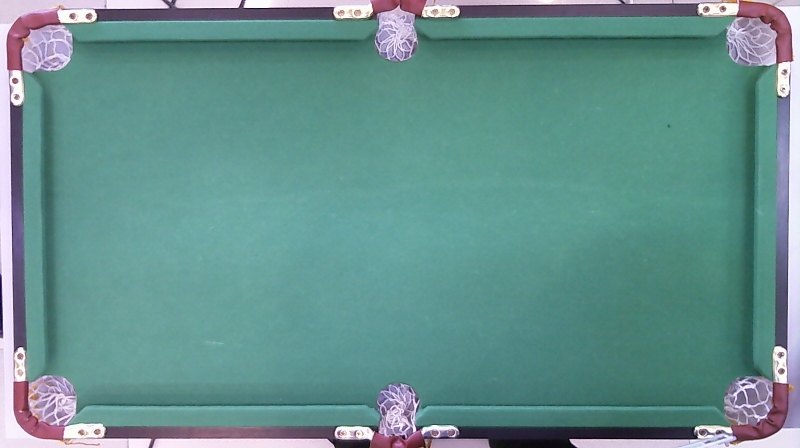
%> input picture nb9.jpg, 1600 x 896 px (shown at 1/2 size)
$ octave day1.m   (GNU Octave 9; MATLAB toolbox functions it lacks are replaced by stand-ins)
%> lines starting %> are read from the running program, lines starting %| are printed output that depends on the picture
### intersections.m
function [x0,y0,iout,jout] = intersections(x1,y1,x2,y2,robust)
%INTERSECTIONS Intersections of curves.
%   Computes the (x,y) locations where two curves intersect.  The curves
%   can be broken with NaNs or have vertical segments.
%
% Example:
%   [X0,Y0] = intersections(X1,Y1,X2,Y2,ROBUST);
%
% where X1 and Y1 are equal-length vectors of at least two points and
% represent curve 1.  Similarly, X2 and Y2 represent curve 2.
% X0 and Y0 are column vectors containing the points at which the two
% curves intersect.
%
% ROBUST (optional) set to 1 or true means to use a slight variation of the
% algorithm that might return duplicates of some intersection points, and
% then remove those duplicates.  The default is true, but since the
% algorithm is slightly slower you can set it to false if you know that
% your curves don't intersect at any segment boundaries.  Also, the robust
% version properly handles parallel and overlapping segments.
%
% The algorithm can return two additional vectors that indicate which
% segment pairs contain intersections and where they are:
%
%   [X0,Y0,I,J] = intersections(X1,Y1,X2,Y2,ROBUST);
%
% For each element of the vector I, I(k) = (segment number of (X1,Y1)) +
% (how far along this segment the intersection is).  For example, if I(k) =
% 45.25 then the intersection lies a quarter of the way between the line
% segment connecting (X1(45),Y1(45)) and (X1(46),Y1(46)).  Similarly for
% the vector J and the segments in (X2,Y2).
%
% You can also get intersections of a curve with itself.  Simply pass in
% only one curve, i.e.,
%
%   [X0,Y0] = intersections(X1,Y1,ROBUST);
%
% where, as before, ROBUST is optional.

% Version: 1.12, 27 January 2010
% Author:  Douglas M. Schwarz
% Email:   dmschwarz=ieee*org, dmschwarz=urgrad*rochester*edu
% Real_email = regexprep(Email,{'=','*'},{'@','.'})


% Theory of operation:
%
% Given two line segments, L1 and L2,
%
%   L1 endpoints:  (x1(1),y1(1)) and (x1(2),y1(2))
%   L2 endpoints:  (x2(1),y2(1)) and (x2(2),y2(2))
%
% we can write four equations with four unknowns and then solve them.  The
% four unknowns are t1, t2, x0 and y0, where (x0,y0) is the intersection of
% L1 and L2, t1 is the distance from the starting point of L1 to the
% intersection relative to the length of L1 and t2 is the distance from the
% starting point of L2 to the intersection relative to the length of L2.
%
% So, the four equations are
%
%    (x1(2) - x1(1))*t1 = x0 - x1(1)
%    (x2(2) - x2(1))*t2 = x0 - x2(1)
%    (y1(2) - y1(1))*t1 = y0 - y1(1)
%    (y2(2) - y2(1))*t2 = y0 - y2(1)
%
% Rearranging and writing in matrix form,
%
%  [x1(2)-x1(1)       0       -1   0;      [t1;      [-x1(1);
%        0       x2(2)-x2(1)  -1   0;   *   t2;   =   -x2(1);
%   y1(2)-y1(1)       0        0  -1;       x0;       -y1(1);
%        0       y2(2)-y2(1)   0  -1]       y0]       -y2(1)]
%
% Let's call that A*T = B.  We can solve for T with T = A\B.
%
% Once we have our solution we just have to look at t1 and t2 to determine
% whether L1 and L2 intersect.  If 0 <= t1 < 1 and 0 <= t2 < 1 then the two
% line segments cross and we can include (x0,y0) in the output.
%
% In principle, we have to perform this computation on every pair of line
% segments in the input data.  This can be quite a large number of pairs so
% we will reduce it by doing a simple preliminary check to eliminate line
% segment pairs that could not possibly cross.  The check is to look at the
% smallest enclosing rectangles (with sides parallel to the axes) for each
% line segment pair and see if they overlap.  If they do then we have to
% compute t1 and t2 (via the A\B computation) to see if the line segments
% cross, but if they don't then the line segments cannot cross.  In a
% typical application, this technique will eliminate most of the potential
% line segment pairs.


% Input checks.
error(nargchk(2,5,nargin))

% Adjustments when fewer than five arguments are supplied.
switch nargin
	case 2
		robust = true;
		x2 = x1;
		y2 = y1;
		self_intersect = true;
	case 3
		robust = x2;
		x2 = x1;
		y2 = y1;
		self_intersect = true;
	case 4
		robust = true;
		self_intersect = false;
	case 5
		self_intersect = false;
end

% x1 and y1 must be vectors with same number of points (at least 2).
if sum(size(x1) > 1) ~= 1 || sum(size(y1) > 1) ~= 1 || ...
		length(x1) ~= length(y1)
	error('X1 and Y1 must be equal-length vectors of at least 2 points.')
end
% x2 and y2 must be vectors with same number of points (at least 2).
if sum(size(x2) > 1) ~= 1 || sum(size(y2) > 1) ~= 1 || ...
		length(x2) ~= length(y2)
	error('X2 and Y2 must be equal-length vectors of at least 2 points.')
end


% Force all inputs to be column vectors.
x1 = x1(:);
y1 = y1(:);
x2 = x2(:);
y2 = y2(:);

% Compute number of line segments in each curve and some differences we'll
% need later.
n1 = length(x1) - 1;
n2 = length(x2) - 1;
xy1 = [x1 y1];
xy2 = [x2 y2];
dxy1 = diff(xy1);
dxy2 = diff(xy2);

% Determine the combinations of i and j where the rectangle enclosing the
% i'th line segment of curve 1 overlaps with the rectangle enclosing the
% j'th line segment of curve 2.
[i,j] = find(repmat(min(x1(1:end-1),x1(2:end)),1,n2) <= ...
	repmat(max(x2(1:end-1),x2(2:end)).',n1,1) & ...
	repmat(max(x1(1:end-1),x1(2:end)),1,n2) >= ...
	repmat(min(x2(1:end-1),x2(2:end)).',n1,1) & ...
	repmat(min(y1(1:end-1),y1(2:end)),1,n2) <= ...
	repmat(max(y2(1:end-1),y2(2:end)).',n1,1) & ...
	repmat(max(y1(1:end-1),y1(2:end)),1,n2) >= ...
	repmat(min(y2(1:end-1),y2(2:end)).',n1,1));

% Force i and j to be column vectors, even when their length is zero, i.e.,
% we want them to be 0-by-1 instead of 0-by-0.
i = reshape(i,[],1);
j = reshape(j,[],1);

% Find segments pairs which have at least one vertex = NaN and remove them.
% This line is a fast way of finding such segment pairs.  We take
% advantage of the fact that NaNs propagate through calculations, in
% particular subtraction (in the calculation of dxy1 and dxy2, which we
% need anyway) and addition.
% At the same time we can remove redundant combinations of i and j in the
% case of finding intersections of a line with itself.
if self_intersect
	remove = isnan(sum(dxy1(i,:) + dxy2(j,:),2)) | j <= i + 1;
else
	remove = isnan(sum(dxy1(i,:) + dxy2(j,:),2));
end
i(remove) = [];
j(remove) = [];

% Initialize matrices.  We'll put the T's and B's in matrices and use them
% one column at a time.  AA is a 3-D extension of A where we'll use one
% plane at a time.
n = length(i);
T = zeros(4,n);
AA = zeros(4,4,n);
AA([1 2],3,:) = -1;
AA([3 4],4,:) = -1;
AA([1 3],1,:) = dxy1(i,:).';
AA([2 4],2,:) = dxy2(j,:).';
B = -[x1(i) x2(j) y1(i) y2(j)].';

% Loop through possibilities.  Trap singularity warning and then use
% lastwarn to see if that plane of AA is near singular.  Process any such
% segment pairs to determine if they are colinear (overlap) or merely
% parallel.  That test consists of checking to see if one of the endpoints
% of the curve 2 segment lies on the curve 1 segment.  This is done by
% checking the cross product
%
%   (x1(2),y1(2)) - (x1(1),y1(1)) x (x2(2),y2(2)) - (x1(1),y1(1)).
%
% If this is close to zero then the segments overlap.

% If the robust option is false then we assume no two segment pairs are
% parallel and just go ahead and do the computation.  If A is ever singular
% a warning will appear.  This is faster and obviously you should use it
% only when you know you will never have overlapping or parallel segment
% pairs.

if robust
	overlap = false(n,1);
	warning_state = warning('off','MATLAB:singularMatrix');
	% Use try-catch to guarantee original warning state is restored.
	try
		lastwarn('')
		for k = 1:n
			T(:,k) = AA(:,:,k)\B(:,k);
			[unused,last_warn] = lastwarn;
			lastwarn('')
			if strcmp(last_warn,'MATLAB:singularMatrix')
				% Force in_range(k) to be false.
				T(1,k) = NaN;
				% Determine if these segments overlap or are just parallel.
				overlap(k) = rcond([dxy1(i(k),:);xy2(j(k),:) - xy1(i(k),:)]) < eps;
			end
		end
		warning(warning_state)
	catch err
		warning(warning_state)
		rethrow(err)
	end
	% Find where t1 and t2 are between 0 and 1 and return the corresponding
	% x0 and y0 values.
	in_range = (T(1,:) >= 0 & T(2,:) >= 0 & T(1,:) <= 1 & T(2,:) <= 1).';
	% For overlapping segment pairs the algorithm will return an
	% intersection point that is at the center of the overlapping region.
	if any(overlap)
		ia = i(overlap);
		ja = j(overlap);
		% set x0 and y0 to middle of overlapping region.
		T(3,overlap) = (max(min(x1(ia),x1(ia+1)),min(x2(ja),x2(ja+1))) + ...
			min(max(x1(ia),x1(ia+1)),max(x2(ja),x2(ja+1)))).'/2;
		T(4,overlap) = (max(min(y1(ia),y1(ia+1)),min(y2(ja),y2(ja+1))) + ...
			min(max(y1(ia),y1(ia+1)),max(y2(ja),y2(ja+1)))).'/2;
		selected = in_range | overlap;
	else
		selected = in_range;
	end
	xy0 = T(3:4,selected).';

	% Remove duplicate intersection points.
	[xy0,index] = unique(xy0,'rows');
	x0 = xy0(:,1);
	y0 = xy0(:,2);

	% Compute how far along each line segment the intersections are.
	if nargout > 2
		sel_index = find(selected);
		sel = sel_index(index);
		iout = i(sel) + T(1,sel).';
		jout = j(sel) + T(2,sel).';
	end
else % non-robust option
	for k = 1:n
		[L,U] = lu(AA(:,:,k));
		T(:,k) = U\(L\B(:,k));
	end

	% Find where t1 and t2 are between 0 and 1 and return the corresponding
	% x0 and y0 values.
	in_range = (T(1,:) >= 0 & T(2,:) >= 0 & T(1,:) < 1 & T(2,:) < 1).';
	x0 = T(3,in_range).';
	y0 = T(4,in_range).';

	% Compute how far along each line segment the intersections are.
	if nargout > 2
		iout = i(in_range) + T(1,in_range).';
		jout = j(in_range) + T(2,in_range).';
	end
end

% Plot the results (useful for debugging).
 plot(x1,y1,x2,y2,x0,y0,'ok');
 disp(x0);
disp(y0);

### day1.m
a=imread('nb9.jpg');
%> a is the input picture: size 896x1600x3 uint8; mean R, G, B 101.9, 144.9, 142.5
%a=imgaussfilt(a,2);
b=rgb2gray(a);
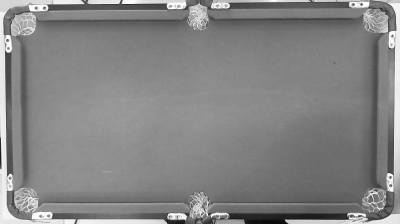
%> b: size 896x1600 uint8 (shown at 1/4 size); min 1, max 255, mean 131.8
c=edge(b,'canny',[0.05 0.14],3);
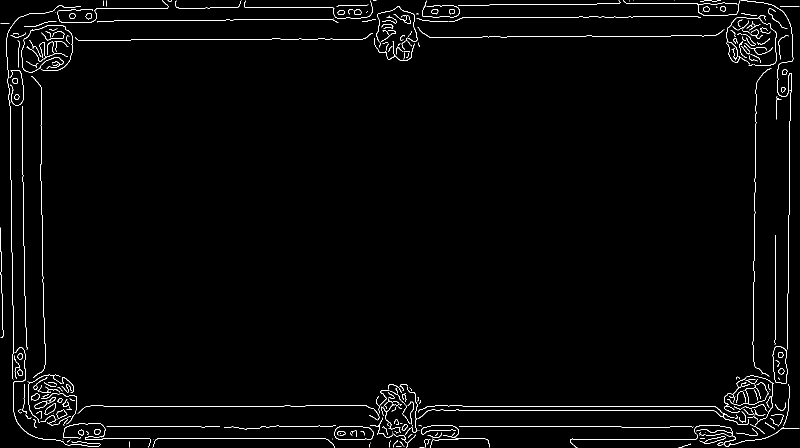
%> c: size 896x1600 logical (shown at 1/2 size); 1.7% white in thin lines or dots
figure,imshow(c),hold on;
[H,T,R]=hough(c);
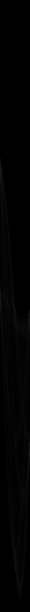
%> H: size 3667x180 double (shown at 1/6 size); min 0, max 711, mean 6.5; drawn with min black and max white
%> T = 180 values from -90 to 89; R = 3667 values from -1833 to 1833
figure,imshow(H, [], 'XData',T,'YData',R,'InitialMagnification','fit');
xlabel('\theta'),ylabel('\rho');
axis on,axis normal, hold on;
P=houghpeaks(H,20,'Threshold',150);
%> P = [1022 1; 957 1; 1849 90; 1762 1; 1800 1; 3419 92; 1910 90; 3350 92]
x=T(P(:,2));
%> x = [-90 -90 -1 -90 -90 1 -1 1]
y=R(P(:,1));
%> y = [-812 -877 15 -72 -34 1585 76 1516]
plot(x,y,'s','color','white');
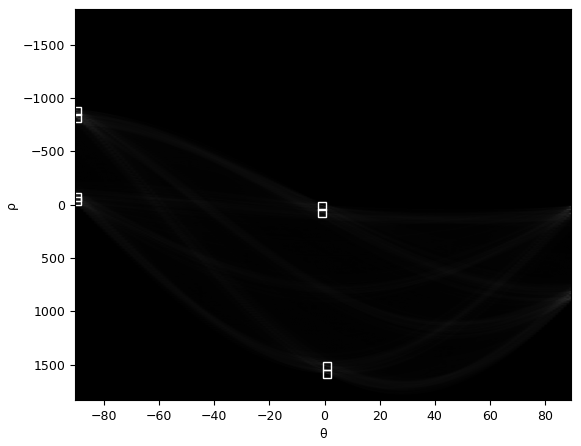
%> figure redrawn from the program's plot data
lines=houghlines(c,T,R,P,'FillGap',700,'MinLength',500);
%> lines = 8 lines; point1 to point2 (x, y): (15, 73) to (1585, 73), (27, 813) to (1578, 813), (39, 35) to (1574, 35), (81, 878) to (1528, 878), (77, 27) to (92, 879), (1571, 857) to (1586, 14), (1502, 850) to (1517, 36), (17, 48) to (31, 836)
figure,imshow(a),hold on;
% [15 lines of commented-out code are left out]
a=0;
b=1600;
c=-896;
d=0;
for k= 1:length(lines)
if((lines(k).rho)>-448 && ((lines(k).theta)==-90||(lines(k).theta)==-89||(lines(k).theta)==-91))
   %disp(1);
    if((lines(k).rho)<a)
        %disp(11);
        a=lines(k).rho;
        xy1=[lines(k).point1;lines(k).point2];
    end;
elseif((lines(k).rho)>800 && ((lines(k).theta)==0||(lines(k).theta)==1||(lines(k).theta)==-1))
    %disp(2);
    if((lines(k).rho)<b)
        %disp(22);
        b=lines(k).rho;
        xy2=[lines(k).point1;lines(k).point2];
    end;
elseif((lines(k).rho)<-448 && ((lines(k).theta)==-90||(lines(k).theta)==-91||(lines(k).theta)==-89))
    %disp(3);
    if((lines(k).rho)>c)
        %disp(33);
        c=lines(k).rho;
        xy3=[lines(k).point1;lines(k).point2];
    end;
elseif((lines(k).rho)<800 && ((lines(k).theta)==0||(lines(k).theta)==1||(lines(k).theta)==-1))
    %disp(4);
    if((lines(k).rho)>d)
        %disp(44);
        d=lines(k).rho;
        xy4=[lines(k).point1;lines(k).point2];
    end;
end;
end;
%> this loop made 8 passes
%> (d, xy4) on passes 3, 7: (15, [17 48; 31 836]), (76, [77 27; 92 879])
plot(xy1(:,1),xy1(:,2),'LineWidth',1,'Color','green');
plot(xy2(:,1),xy2(:,2),'LineWidth',1,'Color','green');
plot(xy3(:,1),xy3(:,2),'LineWidth',1,'Color','green');
plot(xy4(:,1),xy4(:,2),'LineWidth',1,'Color','green');

% [6 lines of commented-out code are left out]


l1=[xy2(1,1) xy2(1,2)  xy2(2,1) xy2(2,2)];l2=[xy1(1,1) xy1(1,2)  xy1(2,1) xy1(2,2)];
%> after `l1=[xy2(1,1) xy2(1,2) xy2(2,1) xy2(2,2)]`: l1 = [1502 850 1517 36]
%> after `l2=[xy1(1,1) xy1(1,2) xy1(2,1) xy1(2,2)]`: l2 = [15 73 1585 73]
X1=[xy2(1,1) xy2(2,1)];
%> X1 = [1502 1517]
Y1=[xy2(1,2) xy2(2,2)];
%> Y1 = [850 36]
X2=[xy1(1,1) xy1(2,1)];
%> X2 = [15 1585]
Y2=[xy1(1,2) xy1(2,2)];
%> Y2 = [73 73]
[x0,y0,iout,jout]=intersections(X1,Y1,X2,Y2,0);
%> in intersections, `x1 = x1(:);`: x1 = [1502; 1517]
%> in intersections, `y1 = y1(:);`: y1 = [850; 36]
%> in intersections, `x2 = x2(:);`: x2 = [15; 1585]
%> in intersections, `y2 = y2(:);`: y2 = [73; 73]
%> in intersections, `n1 = length(x1) - 1;`: n1 = 1
%> in intersections, `xy1 = [x1 y1];`: xy1 = [1502 850; 1517 36]
%> in intersections, `xy2 = [x2 y2];`: xy2 = [15 73; 1585 73]
%> in intersections, `dxy1 = diff(xy1);`: dxy1 = [15 -814]
%> in intersections, `dxy2 = diff(xy2);`: dxy2 = [1570 0]
%> in intersections, `[i,j] = find(repmat(min(x1(1:end-1),x1(2:end)),1,n2) <= repmat(max(x2(..`: i = 1
%> in intersections, `remove = isnan(sum(dxy1(i,:) + dxy2(j,:),2));`: remove = false
%> in intersections, `n = length(i);`: n = 1
%> in intersections, `B = -[x1(i) x2(j) y1(i) y2(j)].';`: B = [-1502; -15; -850; -73]
%> the loop in intersections, `for k = 1:n` made 1 pass
%> after the loop in intersections, `for k = 1:n`: T = [0.955; 0.956; 1516.3; 73]
%> in intersections, `in_range = (T(1,:) >= 0 & T(2,:) >= 0 & T(1,:) < 1 & T(2,:) < 1).';`: in_range = true
%> in intersections, `x0 = T(3,in_range).';`: x0 = 1516.3
%> in intersections, `y0 = T(4,in_range).';`: y0 = 73
%> in intersections, `iout = i(in_range) + T(1,in_range).';`: iout = 1.95
%> in intersections, `jout = j(in_range) + T(2,in_range).';`: jout = 1.96
%| 1516.3
%| 73
%> x0 = 1516.3; y0 = 73; iout = 1.95; jout = 1.96
X1=[xy3(1,1) xy3(2,1)];
%> X1 = [27 1578]
Y1=[xy3(1,2) xy3(2,2)];
%> Y1 = [813 813]
X2=[xy2(1,1) xy2(2,1)];
%> X2 = [1502 1517]
Y2=[xy2(1,2) xy2(2,2)];
%> Y2 = [850 36]
[x0,y0,iout,jout]=intersections(X1,Y1,X2,Y2,0);
%> the loop in intersections (call 2), `for k = 1:n` made 1 pass
%| 1502.7
%| 813
%> x0 = 1502.7; y0 = 813; jout = 1.05
X1=[xy4(1,1) xy4(2,1)];
%> X1 = [77 92]
Y1=[xy4(1,2) xy4(2,2)];
%> Y1 = [27 879]
X2=[xy3(1,1) xy3(2,1)];
%> X2 = [27 1578]
Y2=[xy3(1,2) xy3(2,2)];
%> Y2 = [813 813]
[x0,y0,iout,jout]=intersections(X1,Y1,X2,Y2,0);
%| 90.838
%| 813
%> x0 = 90.84; iout = 1.92; jout = 1.04
X1=[xy1(1,1) xy1(2,1)];
%> X1 = [15 1585]
Y1=[xy1(1,2) xy1(2,2)];
%> Y1 = [73 73]
X2=[xy4(1,1) xy4(2,1)];
%> X2 = [77 92]
Y2=[xy4(1,2) xy4(2,2)];
%> Y2 = [27 879]
[x0,y0,iout,jout]=intersections(X1,Y1,X2,Y2,0);
%| 77.810
%| 73
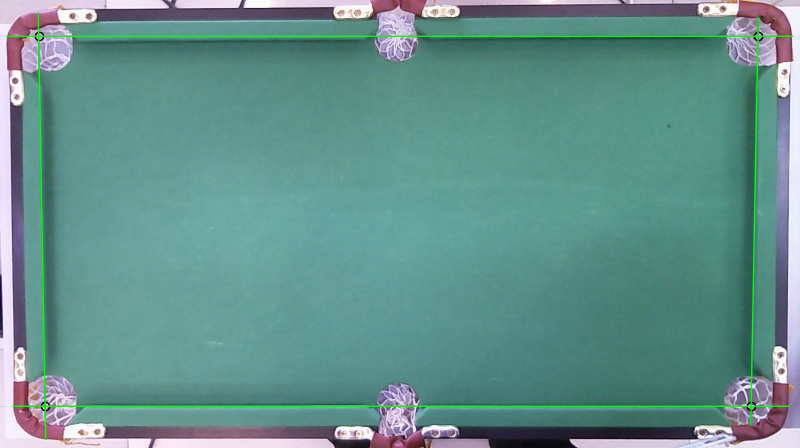
%> figure redrawn from the program's plot data; shown at 1/2 size
%> x0 = 77.81; y0 = 73; iout = 1.04; jout = 1.05

$ run again, with nb1.jpg copied over nb9.jpg
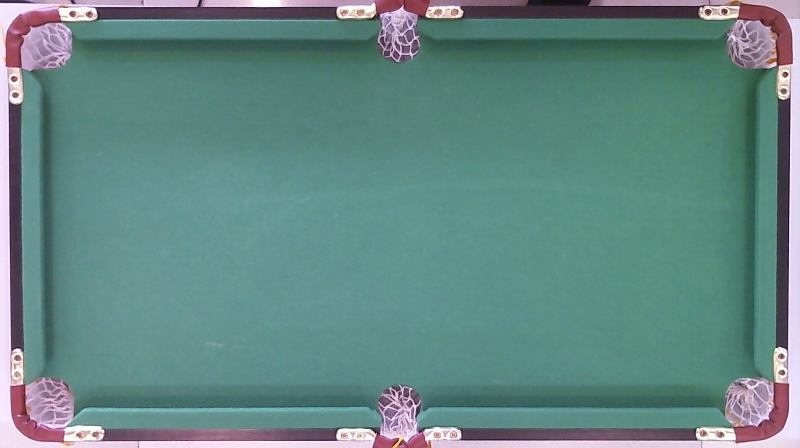
%> input picture nb1.jpg, 1600 x 896 px (shown at 1/2 size)
%> a is the input picture: size 896x1600x3 uint8; mean R, G, B 99.9, 135.9, 132
%> `c=edge(b,'canny',[0.05 0.14],3);`:
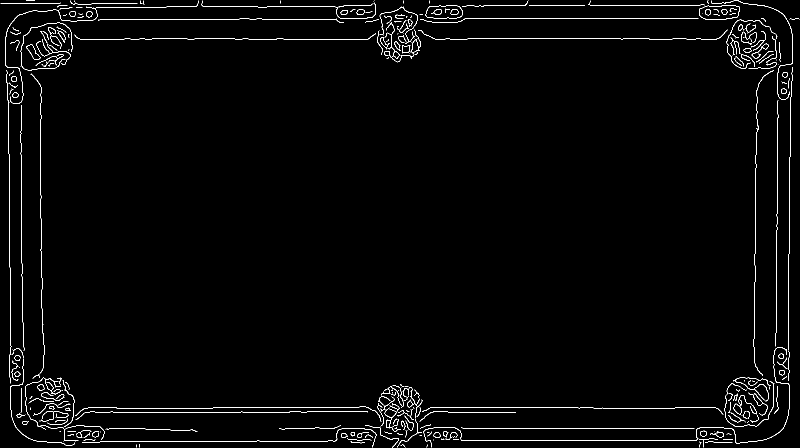
%> c: size 896x1600 logical (shown at 1/2 size); 1.7% white in thin lines or dots
%> `[H,T,R]=hough(c);`: T = 180 values from -90 to 89; R = 3667 values from -1833 to 1833
%> P = [1019 1; 1757 1; 953 1; 1796 1; 1876 91; 3419 92; 3352 92; 1916 91]
%> x = [-90 -90 -90 -90 0 1 1 0]
%> y = [-815 -77 -881 -38 42 1585 1518 82]
%> lines = 8 lines; point1 to point2 (x, y): (12, 78) to (1585, 78), (29, 39) to (1599, 39), (22, 816) to (1579, 816), (70, 882) to (1522, 882), (83, 8) to (83, 884), (43, 7) to (43, 867), (1571, 848) to (1586, 39), (1504, 851) to (1519, 42)
%> the loop `for k= 1:length(lines)` made 8 passes
%> (d, xy4) on passes 5, 8: (42, [43 7; 43 867]), (82, [83 8; 83 884])
%> l1 = [1504 851 1519 42]
%> l2 = [12 78 1585 78]
%> `X1=[xy2(1,1) xy2(2,1)];`: X1 = [1504 1519]
%> `Y1=[xy2(1,2) xy2(2,2)];`: Y1 = [851 42]
%> `X2=[xy1(1,1) xy1(2,1)];`: X2 = [12 1585]
%> `Y2=[xy1(1,2) xy1(2,2)];`: Y2 = [78 78]
%> x1 = [1504; 1519]
%> y1 = [851; 42]
%> x2 = [12; 1585]
%> y2 = [78; 78]
%> n1 = 1
%> in intersections, `xy1 = [x1 y1];`: xy1 = [1504 851; 1519 42]
%> in intersections, `xy2 = [x2 y2];`: xy2 = [12 78; 1585 78]
%> dxy1 = [15 -809]
%> dxy2 = [1573 0]
%> i = 1
%> remove = false
%> n = 1
%> B = [-1504; -12; -851; -78]
%> the loop in intersections, `for k = 1:n` made 1 pass
%> after the loop in intersections, `for k = 1:n`: T = [0.956; 0.958; 1518.3; 78]
%> in_range = true
%> in intersections, `x0 = T(3,in_range).';`: x0 = 1518.3
%> in intersections, `y0 = T(4,in_range).';`: y0 = 78
%> in intersections, `iout = i(in_range) + T(1,in_range).';`: iout = 1.96
%| 1518.3
%| 78
%> `[x0,y0,iout,jout]=intersections(X1,Y1,X2,Y2,0);`: x0 = 1518.3; y0 = 78; iout = 1.96
%> `X1=[xy3(1,1) xy3(2,1)];`: X1 = [22 1579]
%> `Y1=[xy3(1,2) xy3(2,2)];`: Y1 = [816 816]
%> `X2=[xy2(1,1) xy2(2,1)];`: X2 = [1504 1519]
%> `Y2=[xy2(1,2) xy2(2,2)];`: Y2 = [851 42]
%> the loop in intersections (call 2), `for k = 1:n` made 1 pass
%| 1504.6
%| 816
%> `[x0,y0,iout,jout]=intersections(X1,Y1,X2,Y2,0);`: x0 = 1504.6; y0 = 816; iout = 1.95; jout = 1.04
%> `X1=[xy4(1,1) xy4(2,1)];`: X1 = [83 83]
%> `Y1=[xy4(1,2) xy4(2,2)];`: Y1 = [8 884]
%> `X2=[xy3(1,1) xy3(2,1)];`: X2 = [22 1579]
%> `Y2=[xy3(1,2) xy3(2,2)];`: Y2 = [816 816]
%| 83
%| 816
%> `[x0,y0,iout,jout]=intersections(X1,Y1,X2,Y2,0);`: x0 = 83; iout = 1.92
%> `X1=[xy1(1,1) xy1(2,1)];`: X1 = [12 1585]
%> `Y1=[xy1(1,2) xy1(2,2)];`: Y1 = [78 78]
%> `X2=[xy4(1,1) xy4(2,1)];`: X2 = [83 83]
%> `Y2=[xy4(1,2) xy4(2,2)];`: Y2 = [8 884]
%| 83
%| 78
%> `[x0,y0,iout,jout]=intersections(X1,Y1,X2,Y2,0);`:
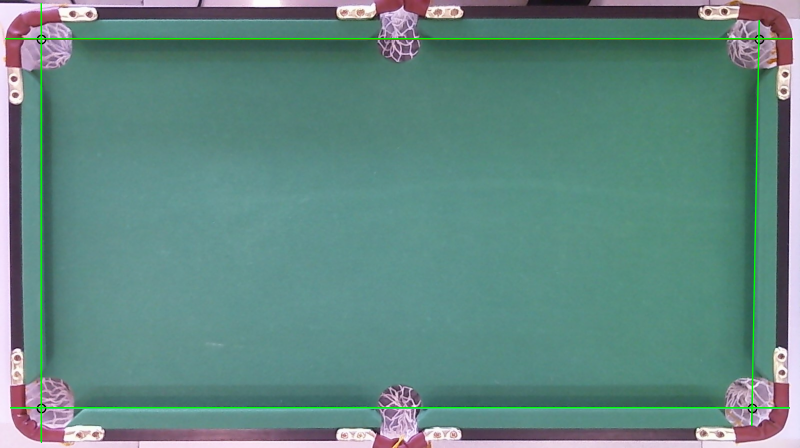
%> figure redrawn from the program's plot data; shown at 1/2 size
%> `[x0,y0,iout,jout]=intersections(X1,Y1,X2,Y2,0);`: y0 = 78; iout = 1.05; jout = 1.08
